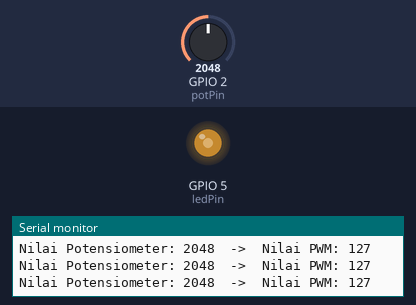
Recording of a sketch running on a simulated ESP32. Shown: output pins drawn as LEDs (lit = HIGH), the last lines printed to the serial monitor. The test bench sets the inputs (shaded band); at power-on: GPIO 2 (potPin) = 2048.

Above: at 1.2 s.
1.3 s: GPIO 2 (potPin) set to 2866
At 1.9 s:
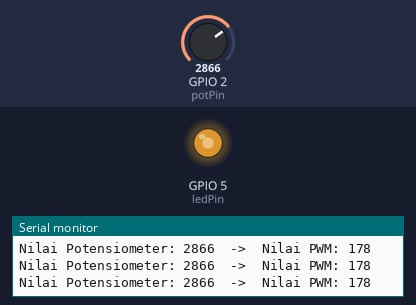
2.8 s: GPIO 2 (potPin) set to 3603
At 3.5 s:
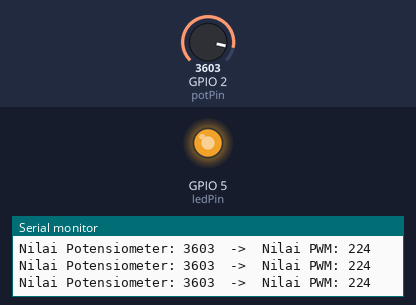
4.3 s: GPIO 2 (potPin) set to 491
At 5.1 s:
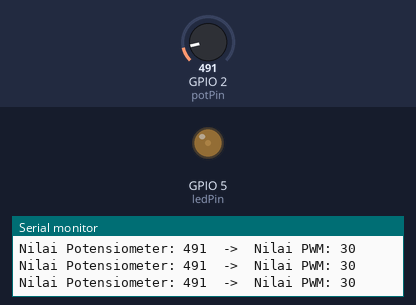
5.8 s: GPIO 2 (potPin) set to 0
At 6.7 s:
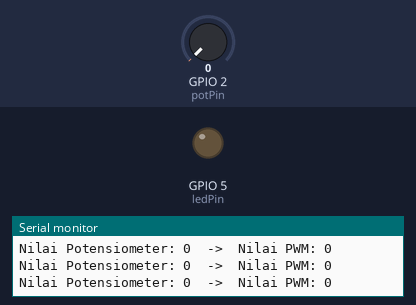
7.3 s: GPIO 2 (potPin) set to 2047
At 7.6 s:
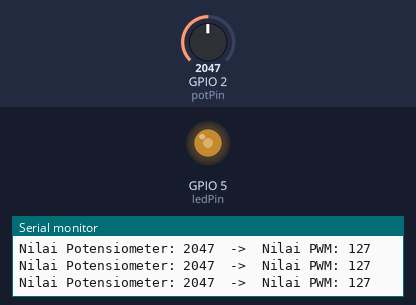
Timing chart, 0 to 9.8 s (numbered marks = the images above; inputs shaded):
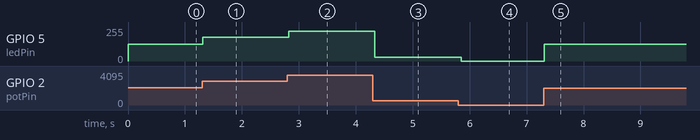

Measured:
- after the input at 1.3 s, GPIO 5 (ledPin): 127/255 → 177/255 at once
- after the input at 2.8 s, GPIO 5 (ledPin): 177/255 → 223/255 at once
- after the input at 4.3 s, GPIO 5 (ledPin): 223/255 → 30/255 at once
- after the input at 5.8 s, GPIO 5 (ledPin): 30/255 → 0/255 after 0.05 s
- after the input at 7.3 s, GPIO 5 (ledPin): 0/255 → 127/255 at once

The sketch:

main.ino
```cpp
// --- Definisi Pin ---
const int potPin = 2; // Pin untuk Potensiometer (ADC1)
const int ledPin = 5; // Pin untuk LED

// --- Pengaturan PWM ---
const int freq = 5000;    // Frekuensi PWM 5000 Hz
const int resolution = 8; // Resolusi PWM 8-bit (nilai 0-255)

void setup() {
  // Inisialisasi Serial Monitor untuk debugging (opsional)
  Serial.begin(115200);

  // Mengkonfigurasi pin LED untuk output PWM menggunakan API baru.
  // Fungsi ini menggantikan ledcSetup() dan ledcAttachPin().
  ledcAttach(ledPin, freq, resolution);
}

void loop() {
  // 1. Baca nilai analog dari potensiometer (0 - 4095)
  int potValue = analogRead(potPin);

  // 2. Konversi (mapping) nilai potensiometer (0-4095) ke rentang PWM (0-255)
  int pwmValue = map(potValue, 0, 4095, 0, 255);

  // 3. Tulis nilai PWM ke pin LED untuk mengatur kecerahan.
  // Perhatikan bahwa kita menggunakan ledPin, bukan channel.
  ledcWrite(ledPin, pwmValue);

  // Menampilkan nilai ke Serial Monitor (opsional)
  Serial.print("Nilai Potensiometer: ");
  Serial.print(potValue);
  Serial.print("  ->  Nilai PWM: ");
  Serial.println(pwmValue);

  // Beri jeda singkat
  delay(50);
}
```
